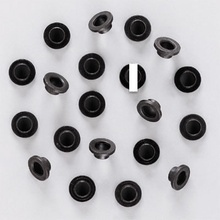
%> input picture Processamento Digital de Imagens/Exemplos_Professor/Exemplo_Segmentacao_10B.jpg, 220 x 220 px, shrunk from 400 x 400 before the run
$ octave Exemplo_Segmentacao_10.m   (GNU Octave 9; MATLAB toolbox functions it lacks are replaced by stand-ins)
%> lines starting %> are read from the running program, lines starting %| are printed output that depends on the picture; in (x1, y1, x2, y2) boxes, pixels count from 0 and x2, y2 are one past the last pixel; in counts of white or black regions, pixels touching at a corner belong together; the program's own positions count from 1
clear all;
clc;

%img=imread('Exemplo_Segmentacao_10.jpg');
img=imread('Exemplo_Segmentacao_10B.jpg');
%> img is the input picture: size 220x220x3 uint8; mean R, G, B 179.6, 178.5, 181.8

figure;
subplot(2,2,1);
imshow(img);
title('Original');

igray = rgb2gray(img);
filtro = fspecial('average', [9 9]);
igray = imfilter(igray, filtro);
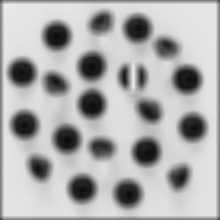
%> igray: size 220x220 uint8; min 11, max 235, mean 174.7

for i = 1:size(igray,1)
    for j = 1:size(igray,2)
        if (igray(i,j) > 130)
            igray(i,j) = 255;
        else
            igray(i,j) = 0;
        end
    end
end
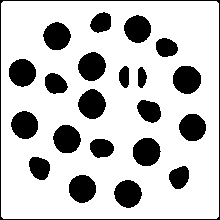
%> igray: size 220x220 uint8; 77.4% white; 22 black regions, largest, box (x1, y1, x2, y2) and area: (0, 0, 220, 220) 888, (173, 66, 201, 94) 627, (78, 89, 106, 119) 624

subplot(2,2,2);
imshow(igray);
title('Pre-Processada');

contador = 0;

for i=10: 10 : (size(igray,1) - 10)
    for j=10: 10 : (size(igray,2) - 10)
        l1 = i-1;
        l2 = i+1;
        c1 = j-1;
        c2 = j+1;
        if (l1 < 1)
            l1 = 1;
        end
        if (l2 > size(igray,1))
            l2 = size(igray,1);
        end
        if (c1 < 1)
            c1 = 1;
        end
        if (c2 > size(igray,2))
            c2 = size(igray,2);
        end

        flag_contar = 0;
        flag_achou = 1;
        menor_l=l1;
        maior_l=l2;
        menor_c=c1;
        maior_c=c2;
        while (flag_achou == 1)
            flag_achou = 0;
            for i2 = l1 : l2
                for j2 = c1 : c2
                    if ((igray(i2,j2) == 0)  && (igray(i2,j2) <= 15))
                        igray(i2,j2) = 150;
                        if (i2 < menor_l)
                            menor_l = i2;
                        end
                        if (i2 > maior_l)
                            maior_l = i2;
                        end
                        if (j2 < menor_c)
                            menor_c = j2;
                        end
                        if (j2 > maior_c)
                            maior_c = j2;
                        end
                        flag_achou = 1;
                    end
                end
            end
            if (flag_achou == 1)
                flag_contar = 1;
                l1 = menor_l - 1;
                l2 = maior_l + 1;
                c1 = menor_c - 1;
                c2 = maior_c + 1;

                if (l1 < 1)
                    l1 = 2;
                end
                if (l2 > size(igray,1))
                    l2 = size(igray,1);
                end
                if (c1 < 1)
                    c1 = 1;
                end
                if (c2 > size(igray,2))
                    c2 = size(igray,2);
                end
            else
                break;
            end
        end
        if (flag_contar == 1)
            contador = contador + 1;
        end
    end
end
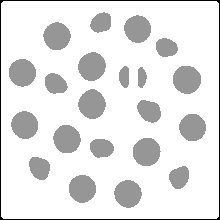
%> igray: size 220x220 uint8; min 0, max 255, mean 228.6
%> after the loop, contador = 21

subplot(2,2,3);
imshow(igray);
title('Segmentada');

texto = sprintf('Pecas encontradas: %d', contador);
%> texto = 'Pecas encontradas: 21'
display(texto);
%| texto = Pecas encontradas: 21
